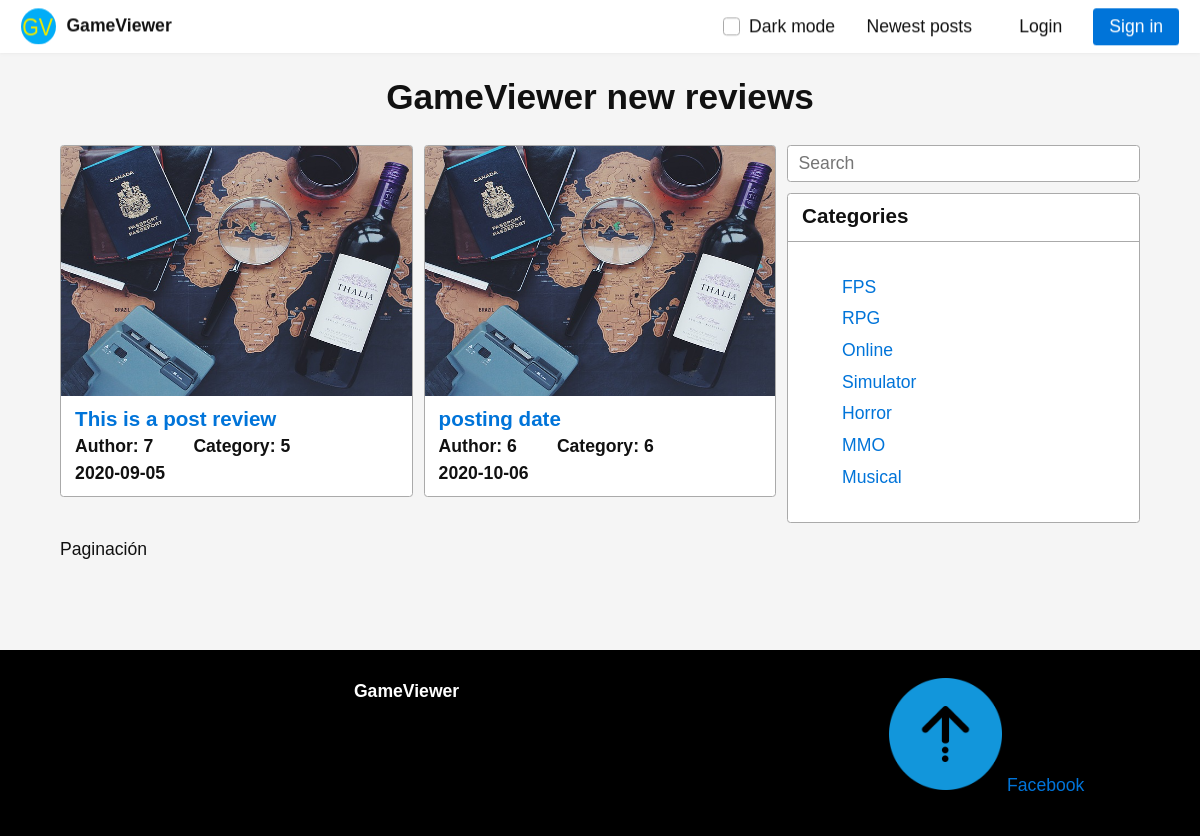
Before: / with the older database file.
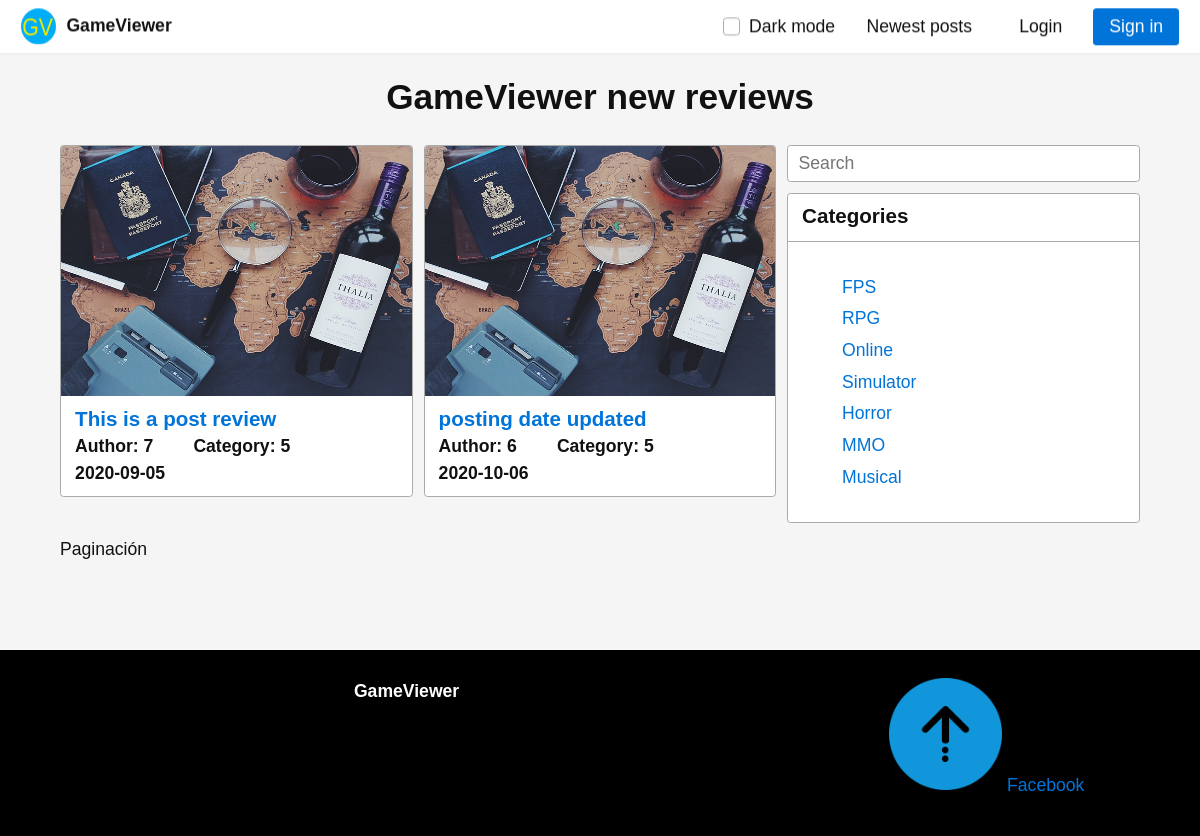
After: the same page with the newer database file.
### models.py (models this page shows, shortened)
class Reviews(db.Model):
    id = db.Column(db.Integer, primary_key = True)
    id_user = db.Column(db.Integer, db.ForeignKey('users.id'), nullable=False)
    id_cat = db.Column(db.Integer, db.ForeignKey('categories.id'), nullable=False)
    title = db.Column(db.Text(50))
    img = db.Column(db.Text(50))
    content = db.Column(db.Text(50))
    created_at = db.Column(db.Text(50))

class Categories(db.Model):
    id = db.Column(db.Integer, primary_key = True)
    name = db.Column(db.Text(50))

### controller.py (the view)
@app.route("/")
def index():
    categ = Categories.query.all()
    if session.get('user') != None :
        user = Users.query.filter_by(id = session['user']).first()
    else:
        user = {"id": "0"}
    name_page = "Home"
    reviews = Reviews.query.all()
    return render_template("index.html", page = name_page, cats = categ, user = user, reviews = reviews)

### templates/index.html (shortened to what this page needs)
{% extends "layout/base.html" %}
{% block title %} GameViewer new reviews {% endblock %}
{% block content %}
<div class="two-third-600">
    <div class="flex two-600">
        {% for review in reviews %}
        <div>
            <article class="card">
                <img style="width: 100%; max-height: 250px;"
                    src="{{ url_for('static', filename = 'img/travel.jpg' ) }}" alt="post img">
                <header>
                    <h3><a href="{{ url_for('review', review_title = review.title, id = review.id) }}"> {{ review.title }} </a></h3><br>
                    <h4>Author: {{ review.id_user }} </h4>
                    <h4> Category: {{ review.id_cat }} </h4>
                    <h4>{{ review.created_at }}</h4>
                </header>
            </article>
        </div>
        {% endfor %}
    </div>
    <p>Paginación</p>
</div>
{% include "layout/categories-card.html" %}
{% endblock %}

### templates/layout/base.html (shortened to what this page needs)
<!DOCTYPE html>
<html lang="en">
<head style="overflow: hidden; height: 250px">
  <link rel="stylesheet" href="{{ url_for('static', filename = 'css/style.css') }}" />
  <link rel="stylesheet" href="{{ url_for('static', filename = 'css/picnic.css') }}" />
</head>
<body>
  <div style="overflow: hidden; height: 50px">
    <nav class="demo" id="nav">
      <a href="{{ url_for('index') }}" class="brand">
        <img class="logo" src="{{ url_for('static', filename = '/img/gv.svg') }}" />
        <span>GameViewer</span>
      </a>
      <div class="menu">
        <label for="dark-mode" class="checkable">Dark mode</label>
        <a href="{{ url_for('index') }}" class="pseudo button success">Newest posts</a>
        {% if session['user'] %}
        <a href="{{ url_for('admin', id = user.id) }}" class="button">My panel</a>
        <a href="{{ url_for('logout') }}" class="button warning">Log out</a>
        {% else %}
        <a href="{{ url_for('login') }}" class="pseudo button">Login</a>
        <a href="{{ url_for('signIn') }}" class="button">Sign in</a>
        {% endif %}
      </div>
    </nav>
  </div>
  <main>
    <h1 style="text-align: center">{% block title %}{% endblock %}</h1>
    <section class="main-content">
      <div class="flex center one two-600">
        {% block content %}{% endblock %}
      </div>
    </section>
  </main>
  {% include "layout/footer.html" %}
</body>
</html>

### templates/layout/categories-card.html
<div class="third-600">
    <form action="">
        <fieldset class="flex one">
            <label><input type="text" placeholder="Search" /></label>
        </fieldset>
    </form>
    <article class="card">
        <header>
            <h3>Categories</h3>
        </header>
        <footer>
            <ul>
                {% for cat in cats %}
                <li><a href="{{ url_for('category', cat_name = cat.name) }}"> {{ cat.name }} </a></li>
                {% endfor %}
            </ul>
        </footer>
    </article>
</div>

### templates/layout/footer.html
<footer class="footer">
  <div class="flex two">
    <div class="two-third">
      <p><b> GameViewer </b></p>
    </div>
    <div class="third">
      <p>
          <a href="#nav"><img src="{{ url_for('static', filename = 'img/arrow-top.png') }}" alt="top"></a>
        <a href="facebook.com">Facebook</a>
      </p>
    </div>
  </div>
</footer>

### static/css/style.css (style rules this page uses)
main { padding: 0 5%; background: whitesmoke; min-height: 600px !important; }
ul { list-style: none; }
.footer { background-color: black; width: 100%; padding: 10px 25px; }
.footer p { color: white; text-align: center; }
.footer img { width: 30%; }
.html { filter: invert(0%); }

Changed rows visible on the page:
changed Reviews: title "posting date" → "posting date updated"; id_cat "6" → "5"
